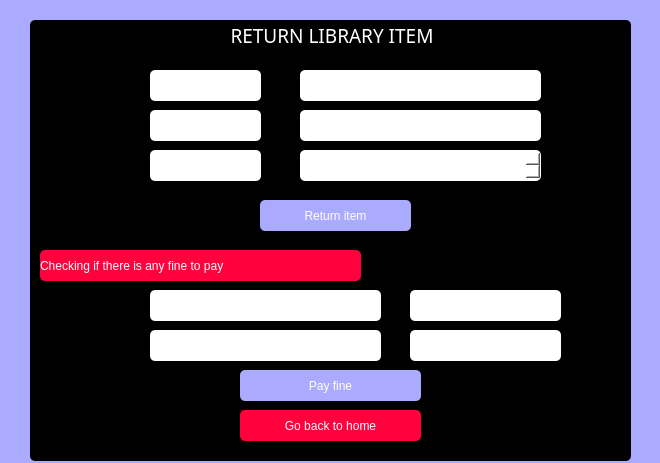
<?xml version="1.0" encoding="UTF-8"?>
<ui version="4.0">
 <class>returnItem</class>
 <widget class="QDialog" name="returnItem">
  <property name="geometry">
   <rect>
    <x>0</x>
    <y>0</y>
    <width>660</width>
    <height>463</height>
   </rect>
  </property>
  <property name="windowTitle">
   <string>Dialog</string>
  </property>
  <property name="styleSheet">
   <string notr="true">font: 75 14pt &quot;Rockwell&quot;;
color: rgbrgbrgb(255, 255, 255);
background-color: rgb(170, 170, 255);
border-radius: 5px;</string>
  </property>
  <widget class="QGroupBox" name="groupBox">
   <property name="geometry">
    <rect>
     <x>30</x>
     <y>20</y>
     <width>601</width>
     <height>441</height>
    </rect>
   </property>
   <property name="font">
    <font>
     <family>Rockwell</family>
     <pointsize>14</pointsize>
     <weight>9</weight>
     <italic>false</italic>
     <bold>false</bold>
    </font>
   </property>
   <property name="styleSheet">
    <string notr="true">font: 75 14pt &quot;Rockwell&quot;;
color: rgb(255, 255, 255);
background-color: rgb(0, 0, 0);
border-radius: 5px;</string>
   </property>
   <property name="title">
    <string>RETURN LIBRARY ITEM</string>
   </property>
   <property name="alignment">
    <set>Qt::AlignCenter</set>
   </property>
   <widget class="QDateEdit" name="dateEdit">
    <property name="geometry">
     <rect>
      <x>270</x>
      <y>130</y>
      <width>241</width>
      <height>31</height>
     </rect>
    </property>
    <property name="styleSheet">
     <string notr="true">font: 75 14pt &quot;Rockwell&quot;;
color:rgbrgb(0, 0, 0);
background-color: rgb(255, 255, 255);
border-radius: 5px;
</string>
    </property>
   </widget>
   <widget class="QLabel" name="label">
    <property name="geometry">
     <rect>
      <x>120</x>
      <y>50</y>
      <width>111</width>
      <height>31</height>
     </rect>
    </property>
    <property name="styleSheet">
     <string notr="true">font: 75 14pt &quot;Rockwell&quot;;
color:rgbrgb(0, 0, 0);
background-color: rgb(255, 255, 255);
border-radius: 5px;</string>
    </property>
    <property name="text">
     <string>Roll Number</string>
    </property>
   </widget>
   <widget class="QLabel" name="label_2">
    <property name="geometry">
     <rect>
      <x>120</x>
      <y>90</y>
      <width>111</width>
      <height>31</height>
     </rect>
    </property>
    <property name="styleSheet">
     <string notr="true">font: 75 14pt &quot;Rockwell&quot;;
color:rgbrgb(0, 0, 0);
background-color: rgb(255, 255, 255);
border-radius: 5px;</string>
    </property>
    <property name="text">
     <string>Lib Item ID</string>
    </property>
   </widget>
   <widget class="QLabel" name="label_3">
    <property name="geometry">
     <rect>
      <x>120</x>
      <y>130</y>
      <width>111</width>
      <height>31</height>
     </rect>
    </property>
    <property name="styleSheet">
     <string notr="true">font: 75 14pt &quot;Rockwell&quot;;
color:rgbrgb(0, 0, 0);
background-color: rgb(255, 255, 255);
border-radius: 5px;</string>
    </property>
    <property name="text">
     <string>Return Date</string>
    </property>
   </widget>
   <widget class="QPushButton" name="pushButton">
    <property name="geometry">
     <rect>
      <x>230</x>
      <y>180</y>
      <width>151</width>
      <height>31</height>
     </rect>
    </property>
    <property name="styleSheet">
     <string notr="true">font: 75 14pt &quot;Rockwell&quot;;
color: rgbrgbrgb(255, 255, 255);
background-color: rgb(170, 170, 255);
border-radius: 5px;</string>
    </property>
    <property name="text">
     <string>Return item</string>
    </property>
   </widget>
   <widget class="QLabel" name="label_4">
    <property name="geometry">
     <rect>
      <x>10</x>
      <y>230</y>
      <width>321</width>
      <height>31</height>
     </rect>
    </property>
    <property name="styleSheet">
     <string notr="true">font: 75 14pt &quot;Rockwell&quot;;
color: rgbrgbrgb(255, 255, 255);
background-color:rgb(255, 2, 61);
border-radius: 5px;</string>
    </property>
    <property name="text">
     <string>Checking if there is any fine to pay </string>
    </property>
   </widget>
   <widget class="QPushButton" name="pushButton_2">
    <property name="geometry">
     <rect>
      <x>210</x>
      <y>350</y>
      <width>181</width>
      <height>31</height>
     </rect>
    </property>
    <property name="styleSheet">
     <string notr="true">font: 75 14pt &quot;Rockwell&quot;;
color: rgbrgbrgb(255, 255, 255);
background-color: rgb(170, 170, 255);
border-radius: 5px;</string>
    </property>
    <property name="text">
     <string>Pay fine</string>
    </property>
   </widget>
   <widget class="QLabel" name="label_5">
    <property name="geometry">
     <rect>
      <x>120</x>
      <y>270</y>
      <width>231</width>
      <height>31</height>
     </rect>
    </property>
    <property name="styleSheet">
     <string notr="true">font: 75 14pt &quot;Rockwell&quot;;
color:rgbrgb(0, 0, 0);
background-color: rgb(255, 255, 255);
border-radius: 5px;</string>
    </property>
    <property name="text">
     <string>You have to pay a fine of</string>
    </property>
   </widget>
   <widget class="QLabel" name="label_6">
    <property name="geometry">
     <rect>
      <x>120</x>
      <y>310</y>
      <width>231</width>
      <height>31</height>
     </rect>
    </property>
    <property name="styleSheet">
     <string notr="true">font: 75 14pt &quot;Rockwell&quot;;
color:rgbrgb(0, 0, 0);
background-color: rgb(255, 255, 255);
border-radius: 5px;</string>
    </property>
    <property name="text">
     <string>Fine you are going to pay</string>
    </property>
   </widget>
   <widget class="QPushButton" name="pushButton_3">
    <property name="geometry">
     <rect>
      <x>210</x>
      <y>390</y>
      <width>181</width>
      <height>31</height>
     </rect>
    </property>
    <property name="styleSheet">
     <string notr="true">font: 75 14pt &quot;Rockwell&quot;;
color: rgbrgbrgb(255, 255, 255);
background-color:rgb(255, 2, 61);
border-radius: 5px;</string>
    </property>
    <property name="text">
     <string>Go back to home</string>
    </property>
   </widget>
   <widget class="QTextEdit" name="textEdit">
    <property name="geometry">
     <rect>
      <x>270</x>
      <y>50</y>
      <width>241</width>
      <height>31</height>
     </rect>
    </property>
    <property name="styleSheet">
     <string notr="true">font: 75 14pt &quot;Rockwell&quot;;
color:rgbrgb(0, 0, 0);
background-color: rgb(255, 255, 255);
border-radius: 5px;</string>
    </property>
   </widget>
   <widget class="QTextEdit" name="textEdit_2">
    <property name="geometry">
     <rect>
      <x>270</x>
      <y>90</y>
      <width>241</width>
      <height>31</height>
     </rect>
    </property>
    <property name="styleSheet">
     <string notr="true">font: 75 14pt &quot;Rockwell&quot;;
color:rgbrgb(0, 0, 0);
background-color: rgb(255, 255, 255);
border-radius: 5px;</string>
    </property>
   </widget>
   <widget class="QTextEdit" name="textEdit_3">
    <property name="geometry">
     <rect>
      <x>380</x>
      <y>270</y>
      <width>151</width>
      <height>31</height>
     </rect>
    </property>
    <property name="styleSheet">
     <string notr="true">font: 75 14pt &quot;Rockwell&quot;;
color:rgbrgb(0, 0, 0);
background-color: rgb(255, 255, 255);
border-radius: 5px;</string>
    </property>
   </widget>
   <widget class="QTextEdit" name="textEdit_4">
    <property name="geometry">
     <rect>
      <x>380</x>
      <y>310</y>
      <width>151</width>
      <height>31</height>
     </rect>
    </property>
    <property name="styleSheet">
     <string notr="true">font: 75 14pt &quot;Rockwell&quot;;
color:rgbrgb(0, 0, 0);
background-color: rgb(255, 255, 255);
border-radius: 5px;</string>
    </property>
   </widget>
  </widget>
 </widget>
 <resources/>
 <connections/>
</ui>
